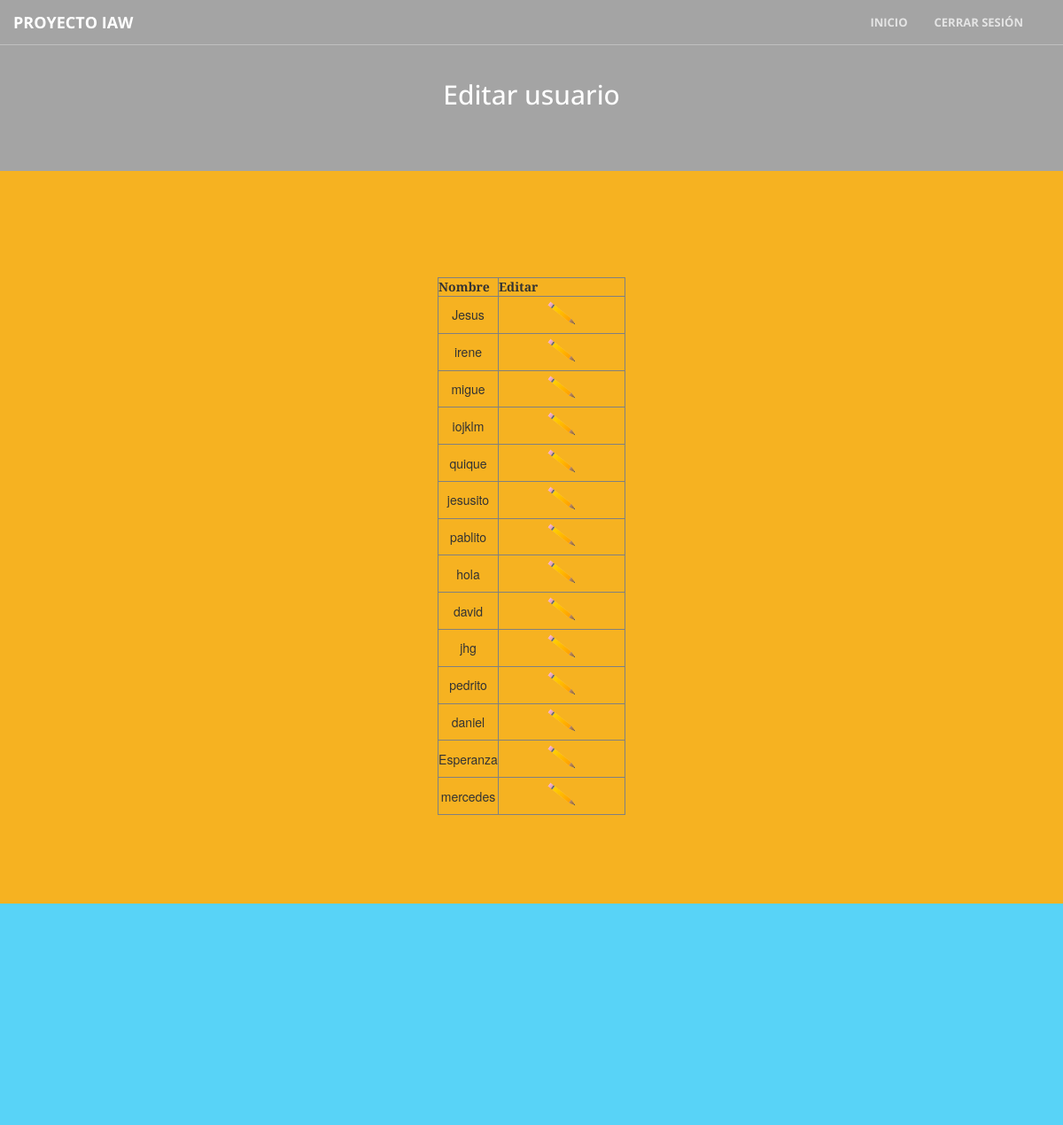
The page /sesion/index.php (signed in) on the database as committed earlier.
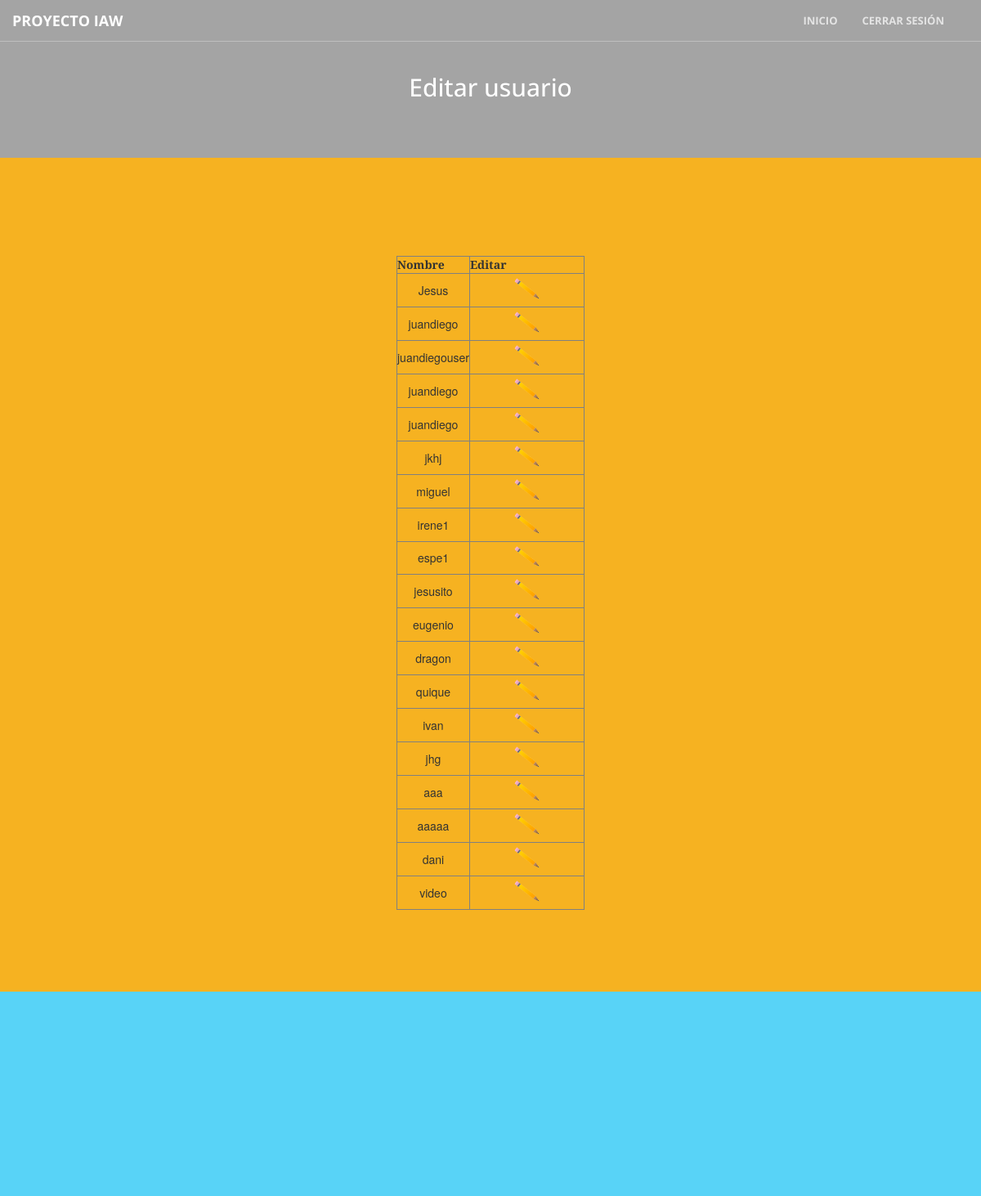
The same page on the database as committed later.
### tables this page shows
CREATE TABLE `usuarios` (
  `dni` varchar(10) NOT NULL,
  `nombre` varchar(45) NOT NULL,
  `apellidos` varchar(45) DEFAULT NULL,
  `pais` varchar(45) DEFAULT NULL,
  `ciudad` varchar(45) DEFAULT NULL,
  `email` varchar(45) NOT NULL,
  `pass` varchar(45) NOT NULL,
  `rol` varchar(45) DEFAULT 'usuario'
);

### sesion/index.php (the view, shortened to what this page needs)
<!DOCTYPE html>
<html lang="en">
<head>
    <link href="../../estilos/vendor/bootstrap/css/bootstrap.min.css" rel="stylesheet">
    <link href="../../estilos/css/estilo.css" rel="stylesheet">
    <link href="../../estilos/vendor/font-awesome/css/font-awesome.min.css" rel="stylesheet" type="text/css">
    <link href="../../estilos/vendor/magnific-popup/magnific-popup.css" rel="stylesheet">
    <link href="../../estilos/css/creative.min.css" rel="stylesheet">
</head>
<body id="page-top">
    <nav id="mainNav" class="navbar navbar-default navbar-fixed-top">
        <div class="container-fluid">
            <div class="navbar-header">
                <a class="navbar-brand page-scroll" href="#page-top">Proyecto IAW</a>
            </div>
            <div class="collapse navbar-collapse" id="bs-example-navbar-collapse-1">
                <ul class="nav navbar-nav navbar-right">
                    <li>
                        <a class="page-scroll" href="../">Inicio</a>
                    </li>
                    <li>
                        <a class="page-scroll" href="../sesion/logout.php">Cerrar sesión</a>
                    </li>
                    <li>
                        <a class="page-scroll" href="#contact"></a>
                    </li>
                </ul>
            </div>
        </div>
    </nav>
    <?php
    echo "<aside class='capa'>";
        echo "<br/><br/>";
        echo "<div class='container text-center'>";
            echo "<div class='call-to-action'>";
                echo "<h2 id='blanco'>Editar usuario</h2>";
           echo " </div>";
        echo "</div>";
    echo "</aside>";
        ?>
    <section class="bg-primary-amarillo" id="about">
        <div class="container">
            <div class="row">
                <div class="col-lg-8 col-lg-offset-2 text-center">
    <div class="row">
        <div class="col-lg-4 text-center"></div>
        <div class="col-lg-4 text-center">
    <table border="1px solid black" align="center">
     <thead align="center">
       <tr>
         <th>Nombre</th>
         <th>Editar</th>
      </thead>
    <?php
      $connection = new mysqli("localhost", "root", "", "proyecto");
      if ($result = $connection->query("SELECT * FROM usuarios;")) {
      } else {
            echo "Error: " . $sql . "<br>" . mysqli_error($connection);
      }
          while($obj = $result->fetch_object()) {
              echo "<tr>";
              echo "<td>".$obj->nombre."</td>";
              echo "<td><form id='form4' width = '50px' method='get'>
                    <a href='edit.php?id=$obj->dni'>
                      <img src='../add/img/editar.png' width='30%';/>
                    </a></form></td>";
              echo "</tr>";
          }
          ?>
     <br>
   </table>
                </div>
        <div class="col-lg-4 text-center"></div>
            </div>
        </div>
    </div>
    </section>
    <section class="bg-primary-naranja" id="about">
        <div class="container">
            <div class="row">
                <div class="col-lg-8 col-lg-offset-2 text-center">
                </div>
            </div>
        </div>
    </section>
</body>
</html>

Rows that differ between the two databases and show on the page:
removed usuarios: nombre "irene"
removed usuarios: nombre "migue"
removed usuarios: nombre "iojklm"
removed usuarios: nombre "pablito"
removed usuarios: nombre "hola"
removed usuarios: nombre "david"
removed usuarios: nombre "pedrito"
removed usuarios: nombre "daniel"
removed usuarios: nombre "Esperanza"
removed usuarios: nombre "mercedes"
added usuarios: nombre "juandiego"
added usuarios: nombre "juandiegouser"
added usuarios: nombre "juandiego"
added usuarios: nombre "juandiego"
added usuarios: nombre "jkhj"
added usuarios: nombre "miguel"
added usuarios: nombre "irene1"
added usuarios: nombre "espe1"
changed usuarios "jesusito": moves up the list
added usuarios: nombre "eugenio"
added usuarios: nombre "dragon"
added usuarios: nombre "ivan"
added usuarios: nombre "aaa"
added usuarios: nombre "aaaaa"
added usuarios: nombre "dani"
added usuarios: nombre "video"
